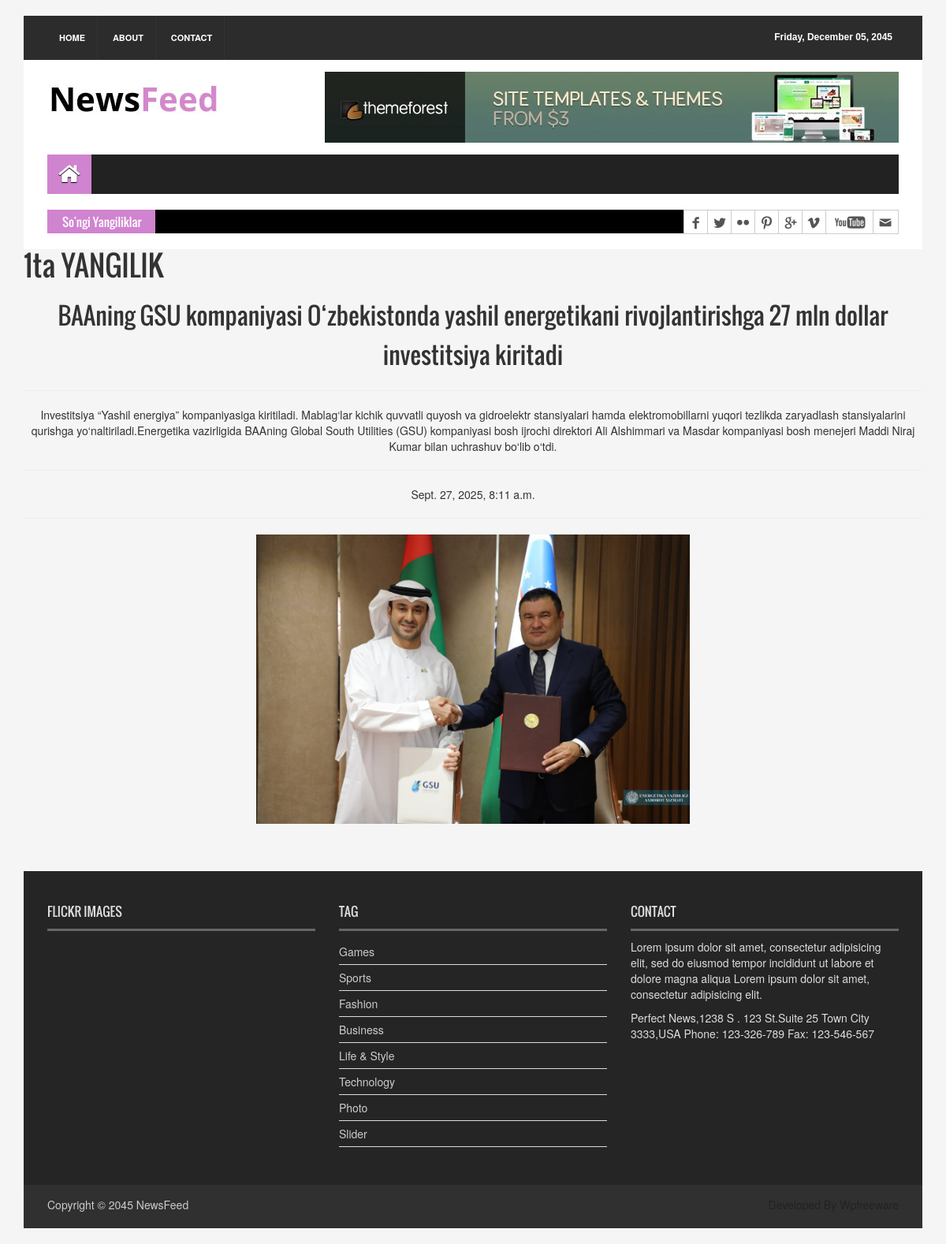
The page /news/39/ on the database its author committed.
### new_project/models.py (models this page shows, shortened)
class New(models.Model):
    class Status(models.TextChoices):
        DRAFT = "DT", "Draft"
        PUBLISHED = "PB", "Published"
    title = models.CharField(max_length=120)
    slug = models.SlugField(max_length=120)
    body = models.TextField()
    image = models.ImageField(upload_to="news/image/")
    created_at = models.DateTimeField(auto_now_add=True)
    update_at = models.DateTimeField(auto_now=True)
    published_at = models.DateTimeField(default=timezone.now)
    status = models.CharField(max_length=2, choices=Status.choices, default=Status.DRAFT)
    category = models.ForeignKey(Category, on_delete=models.CASCADE)
    class Meta:
        ordering = ["-published_at"]

### new_project/views.py (the view)
# urls.py: path('news/<int:pk>/', detail, name='news_detail'),
def detail(request, pk):
    new = get_object_or_404(New, pk=pk, status=New.Status.PUBLISHED)
    context = {'new': new}
    return render(request, 'news/one.html', context)

### new_project/templates/news/one.html
{% extends 'news/base.html' %}
{% load static %}
{% block content %}
<h1>1ta YANGILIK</h1>
<div style='text-align: center'>
    <h2 style="line-height: 50px">{{ new.title }}</h2><hr>
    {{ new.body }}<hr>
    {{ new.created_at }}<hr>
    <img style="margin-bottom: 60px"src="{{ new.image.url }}" alt="good job" width="550px">
</div>
{% endblock content %}

### static/css/style.css (style rules this page uses)
body { background:#f5f5f5 }
h1, h2, h3, h4, h5, h6 { font-family:'Oswald',sans-serif }
h2 { line-height:23px }
img { border:none }

### rows shown on the page
New: title "BAAning GSU kompaniyasi O‘zbekistonda yashil energetikani rivojlantirishga 27 mln dollar investitsiya kiritadi", body "Investitsiya “Yashil energiya” kompaniyasiga kiritiladi. Mablag‘lar kichik quvvatli quyosh va gidroelektr stansiyalari hamda elektromobillarni yuqori tezlikda zaryadlash stansiyalarini qurishga yo‘naltiriladi.Energetika vazirligida BAAning Global South Utilities (GSU) kompaniyasi bosh ijrochi direktori Ali Alshimmari va Masdar kompaniyasi bosh menejeri Maddi Niraj Kumar bilan uchrashuv bo‘lib o‘tdi.", created_at "Sept. 27, 2025, 8:11 a.m.", image (picture)
